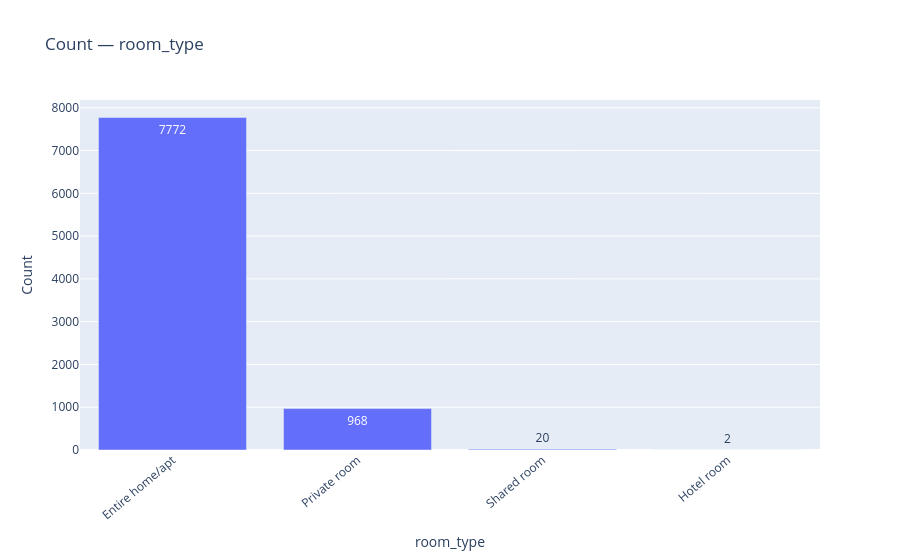
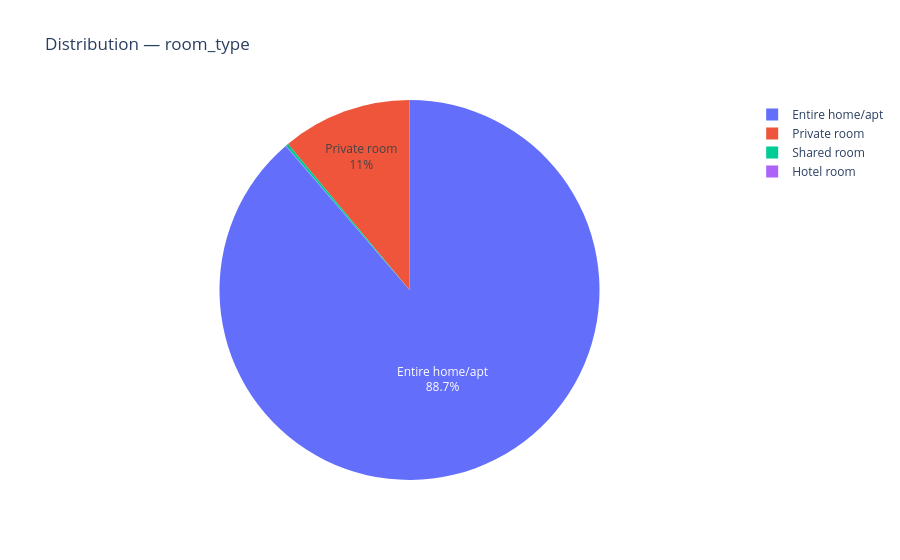
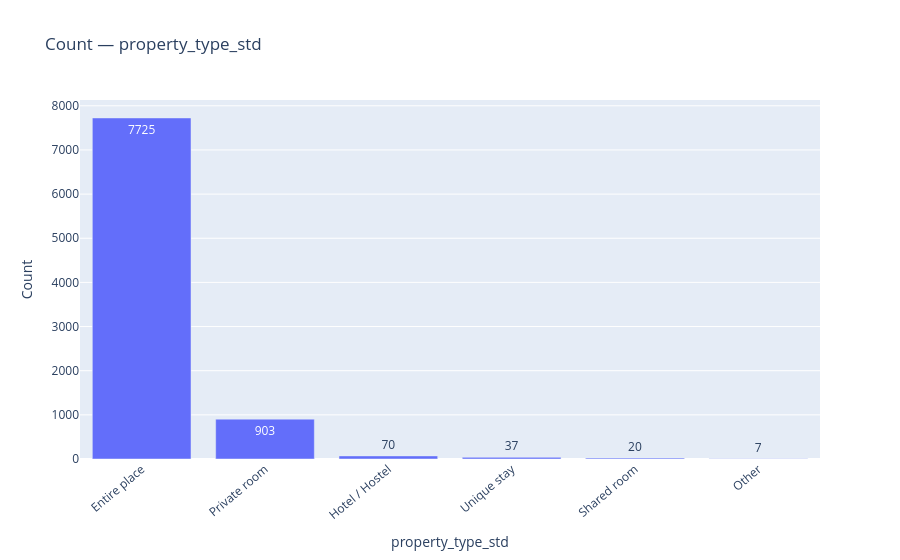
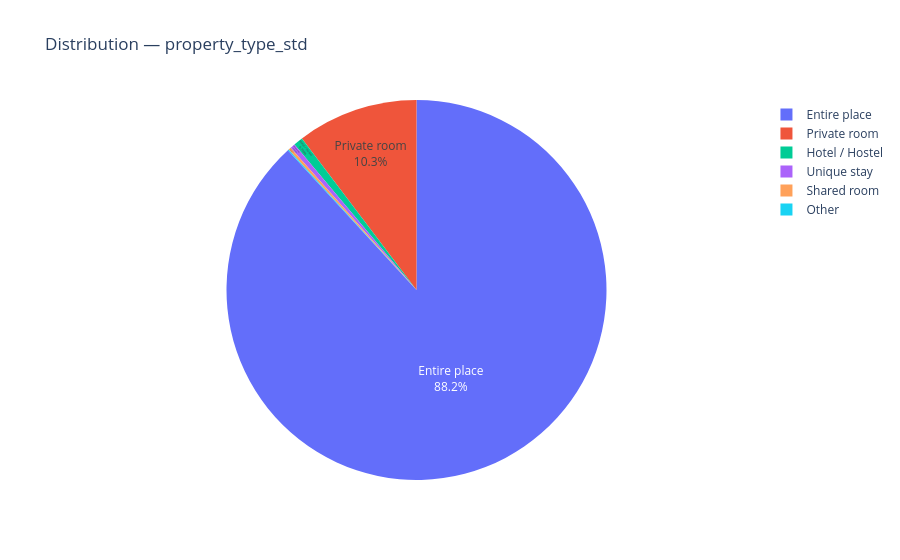

The notebook cell these images were saved under, in order:
### Markdown cell above
### 2.2 Categorical distributions

### Code cell
cat_vars = [
    "room_type", "property_type_std", "neighbourhood_group_cleansed",
    "host_is_superhost", "instant_bookable", "host_identity_verified",
]
for col in cat_vars:
    counts = l_df[col].value_counts(dropna=False)
    pcts   = counts / counts.sum() * 100

    fig_bar = px.bar(
        x=counts.index.astype(str), y=counts.values,
        labels={"x": col, "y": "Count"}, title=f"Count — {col}",
        text=counts.values,
    )
    fig_bar.update_layout(xaxis_tickangle=-40)
    fig_bar.show()

    fig_pie = px.pie(
        names=pcts.index.astype(str), values=pcts.values,
        title=f"Distribution — {col}", hole=0.0,
    )
    fig_pie.update_traces(textposition="inside", textinfo="percent+label")
    fig_pie.show()

### Figure 1 — Plotly figure (JSON) as saved in the notebook; plotly's stock layout.template omitted (floating-point values rounded to 4 significant figures)
{"data": [{"hovertemplate": "room_type=%{x}<br>Count=%{y}<br>text=%{text}<extra></extra>", "legendgroup": "", "marker": {"color": "#636efa", "pattern": {"shape": ""}}, "name": "", "orientation": "v", "showlegend": false, "text": [7772.0, 968.0, 20.0, 2.0], "textposition": "auto", "type": "bar", "x": ["Entire home/apt", "Private room", "Shared room", "Hotel room"], "xaxis": "x", "y": [7772, 968, 20, 2], "yaxis": "y"}], "layout": {"barmode": "relative", "legend": {"tracegroupgap": 0}, "title": {"text": "Count — room_type"}, "xaxis": {"anchor": "y", "domain": [0, 1], "tickangle": -40, "title": {"text": "room_type"}}, "yaxis": {"anchor": "x", "domain": [0, 1], "title": {"text": "Count"}}}}

### Figure 2 — Plotly figure (JSON) as saved in the notebook; plotly's stock layout.template omitted (floating-point values rounded to 4 significant figures)
{"data": [{"domain": {"x": [0, 1], "y": [0, 1]}, "hole": 0, "hovertemplate": "label=%{label}<br>value=%{value}<extra></extra>", "labels": ["Entire home/apt", "Private room", "Shared room", "Hotel room"], "legendgroup": "", "name": "", "showlegend": true, "textinfo": "percent+label", "textposition": "inside", "type": "pie", "values": [88.7, 11.05, 0.2283, 0.02283]}], "layout": {"legend": {"tracegroupgap": 0}, "title": {"text": "Distribution — room_type"}}}

### Figure 3 — Plotly figure (JSON) as saved in the notebook; plotly's stock layout.template omitted (floating-point values rounded to 4 significant figures)
{"data": [{"hovertemplate": "property_type_std=%{x}<br>Count=%{y}<br>text=%{text}<extra></extra>", "legendgroup": "", "marker": {"color": "#636efa", "pattern": {"shape": ""}}, "name": "", "orientation": "v", "showlegend": false, "text": [7725.0, 903.0, 70.0, 37.0, 20.0, 7.0], "textposition": "auto", "type": "bar", "x": ["Entire place", "Private room", "Hotel / Hostel", "Unique stay", "Shared room", "Other"], "xaxis": "x", "y": [7725, 903, 70, 37, 20, 7], "yaxis": "y"}], "layout": {"barmode": "relative", "legend": {"tracegroupgap": 0}, "title": {"text": "Count — property_type_std"}, "xaxis": {"anchor": "y", "domain": [0, 1], "tickangle": -40, "title": {"text": "property_type_std"}}, "yaxis": {"anchor": "x", "domain": [0, 1], "title": {"text": "Count"}}}}

### Figure 4 — Plotly figure (JSON) as saved in the notebook; plotly's stock layout.template omitted (floating-point values rounded to 4 significant figures)
{"data": [{"domain": {"x": [0, 1], "y": [0, 1]}, "hole": 0, "hovertemplate": "label=%{label}<br>value=%{value}<extra></extra>", "labels": ["Entire place", "Private room", "Hotel / Hostel", "Unique stay", "Shared room", "Other"], "legendgroup": "", "name": "", "showlegend": true, "textinfo": "percent+label", "textposition": "inside", "type": "pie", "values": [88.16, 10.31, 0.7989, 0.4223, 0.2283, 0.07989]}], "layout": {"legend": {"tracegroupgap": 0}, "title": {"text": "Distribution — property_type_std"}}}
